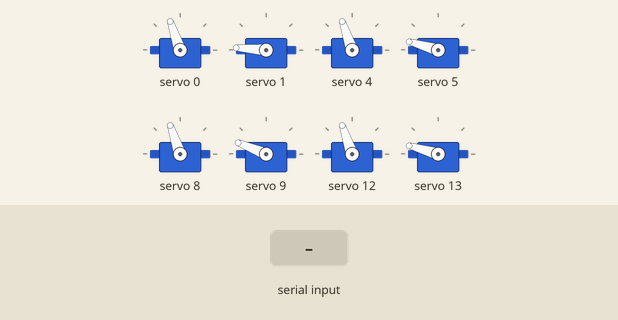
This sketch was run on a simulated Arduino Uno, built with avr-gcc and run on an emulated ATmega328P. On the bench: 8 × servo. The test bench sets the inputs (shaded band).

Above: at 2.3 s.
2.4 s: "F" received over Serial
At 4.1 s:
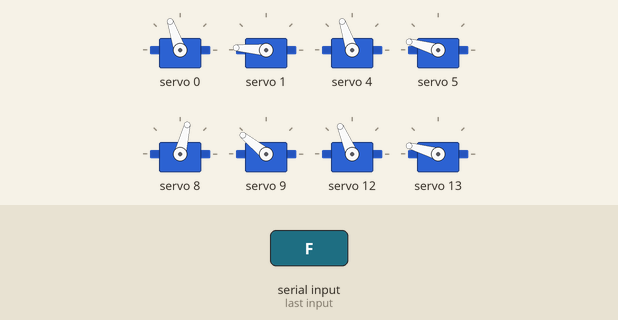
5.4 s: "B" received over Serial
At 7.7 s:
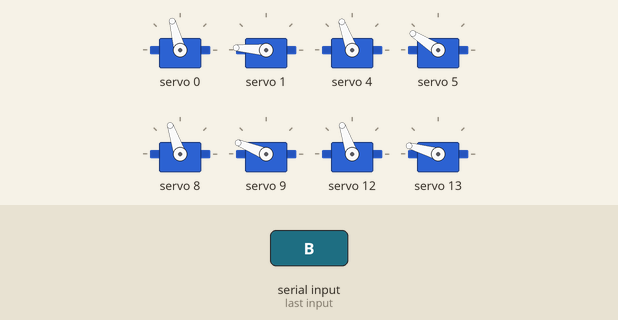
8.4 s: "L" received over Serial
At 10.0 s:
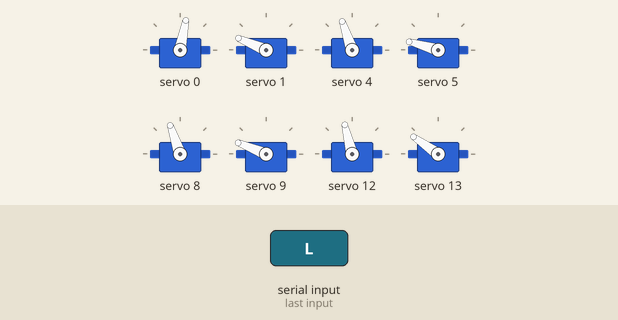
10.3 s: "R" received over Serial
At 12.2 s:
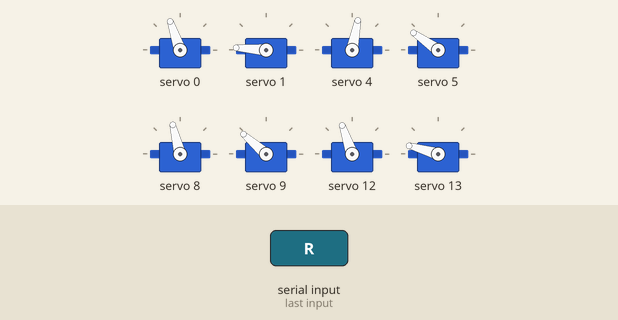
12.6 s: "B" received over Serial
At 13.8 s:
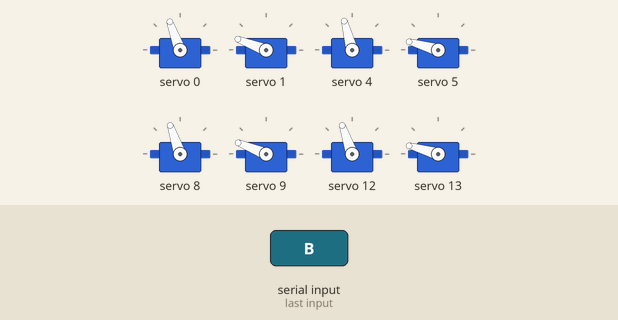
15.6 s: "S" received over Serial
At 16.5 s:
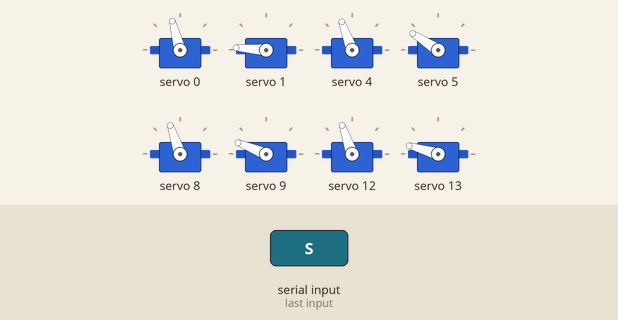
Timing chart, 0 to 18.1 s (numbered marks = the images above; inputs shaded):
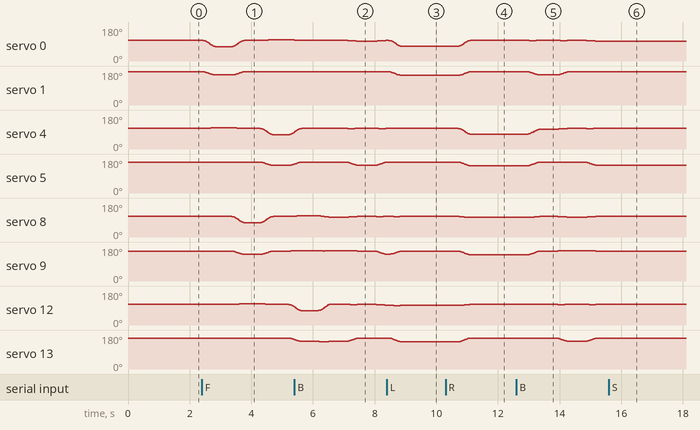

Measured:
- after the input at 2.4 s, servo 12: rises from 109° to 113° in 0.22 s, then falls to 96° in 1.7 s; servo 13: 164° → 156° after 2.8 s
- after the input at 5.4 s, servo 1: stops changing and stays 176°
- after the input at 8.4 s, servo 4: stops changing and stays 109°
- after the input at 10.3 s, servo 0: moves from 79° to 109° over 0.37 s, starting after 0.44 s; servo 1: moves from 157° to 176° over 0.34 s, starting after 0.44 s; servo 4: moves from 109° to 79° over 0.36 s, starting after 0.42 s; servo 5: moves from 164° to 145° over 0.31 s, starting after 0.44 s; servo 8: 109° → 104° after 0.44 s
- after the input at 12.6 s, servo 5: rises from 145° to 164° in 0.34 s, then falls to 147° in 1.8 s; servo 9: rises from 139° to 159° in 0.98 s, then falls to 158° in 1.2 s
- after the input at 15.6 s, servo 0: stops changing and stays 105°; servo 1: stops changing and stays 176°; servo 4: stops changing and stays 110°; servo 5: stays 147° (without the input it goes to 148° after 0.20 s); servo 8, servo 12: stops changing and stays 109°

The sketch:

code_v3.ino
```cpp
#include <Wire.h>
#include <math.h>
#include <Adafruit_PWMServoDriver.h>

Adafruit_PWMServoDriver pwm = Adafruit_PWMServoDriver();
#define SERVO_FREQ 50

/************ SERVO CENTER (CALIBRATED) ************/
int servoCenter[16] = {
  1500, 1625, 0, 0,   // FL Hip, FL Knee
  1500, 1500, 0, 0,   // FR Hip, FR Knee
  1500, 1445, 0, 0,   // BR Hip, BR Knee
  1500, 1500, 0, 0    // BL Hip, BL Knee
};

/************ LEG STATE ************/
float x[4], c[4];     // current position
float tx[4], tc[4];   // target position

/************ BLUETOOTH ************/
char btCmd = 'S';
bool isWalking = false;
unsigned long lastStepTime = 0;
int stepIndex = 0;

/************ FUNCTION DECLARATIONS ************/
void IK();
void writeServo(int ch, int offset);
void smoothMove(int durationMs);
void walkForward();
void walkBackward();
void turnLeft();
void turnRight();

/*************************************************************/

void setup() {
  Serial.begin(9600);

  pwm.begin();
  pwm.setOscillatorFrequency(25000000);
  pwm.setPWMFreq(SERVO_FREQ);
  delay(30);

  // Initial stand pose
  for (int i = 0; i < 4; i++) {
    x[i] = tx[i] = 0;
    c[i] = tc[i] = 140;
  }

  smoothMove(800);   // smooth stand-up
}

/*************************************************************/

void loop() {

  // -------- Bluetooth Read --------
  if (Serial.available()) {
    btCmd = Serial.read();

    if (btCmd == 'F' || btCmd == 'B') isWalking = true;
    if (btCmd == 'S') isWalking = false;
  }

  // -------- Motion State Machine --------
  if (isWalking) {
    if (btCmd == 'F') walkForward();
    if (btCmd == 'B') walkBackward();
  }

  if (btCmd == 'L') turnLeft();
  if (btCmd == 'R') turnRight();
}

/*************************************************************/
// ---------------- WALKING (STABLE CRAWL) -------------------

void walkForward() {
  if (millis() - lastStepTime < 450) return;

  int order[4] = {0, 2, 1, 3};   // FL, BR, FR, BL
  int leg = order[stepIndex];

  // reset target
  for (int i = 0; i < 4; i++) {
    tx[i] = 0;
    tc[i] = 140;
  }

  // BODY WEIGHT SHIFT (CRITICAL FOR MOVEMENT)
  if (leg == 0) tx[1] = -10;
  if (leg == 1) tx[0] = -10;
  if (leg == 2) tx[3] = -10;
  if (leg == 3) tx[2] = -10;

  // step
  tc[leg] = 110;
  tx[leg] = 35;

  smoothMove(320);

  stepIndex = (stepIndex + 1) % 4;
  lastStepTime = millis();
}

void walkBackward() {
  if (millis() - lastStepTime < 450) return;

  int order[4] = {3, 1, 2, 0};   // BL, FR, BR, FL
  int leg = order[stepIndex];

  for (int i = 0; i < 4; i++) {
    tx[i] = 0;
    tc[i] = 140;
  }

  if (leg == 0) tx[1] = 10;
  if (leg == 1) tx[0] = 10;
  if (leg == 2) tx[3] = 10;
  if (leg == 3) tx[2] = 10;

  tc[leg] = 110;
  tx[leg] = -35;

  smoothMove(320);

  stepIndex = (stepIndex + 1) % 4;
  lastStepTime = millis();
}

/*************************************************************/
// ---------------- TURNING -------------------

void turnLeft() {
  tx[0] = 25;  tc[0] = 110;
  tx[3] = -25; tc[3] = 110;
  tx[1] = tx[2] = 0;
  tc[1] = tc[2] = 140;
  smoothMove(300);
}

void turnRight() {
  tx[1] = 25;  tc[1] = 110;
  tx[2] = -25; tc[2] = 110;
  tx[0] = tx[3] = 0;
  tc[0] = tc[3] = 140;
  smoothMove(300);
}

/*************************************************************/
// ---------------- SMOOTH INTERPOLATION ---------------------

void smoothMove(int durationMs) {
  int steps = durationMs / 20;
  if (steps < 1) steps = 1;

  float sx[4], sc[4];
  for (int i = 0; i < 4; i++) {
    sx[i] = x[i];
    sc[i] = c[i];
  }

  for (int s = 0; s <= steps; s++) {
    float t = (float)s / steps;
    t = t * t * (3 - 2 * t);   // smoothstep easing

    for (int i = 0; i < 4; i++) {
      x[i] = sx[i] + (tx[i] - sx[i]) * t;
      c[i] = sc[i] + (tc[i] - sc[i]) * t;
    }

    IK();
    delay(20);
  }
}

/*************************************************************/
// ---------------- PCA9685 SERVO WRITE ----------------------

void writeServo(int channel, int offset) {
  int pulse = servoCenter[channel] + offset;
  pulse = constrain(pulse, 500, 2500);
  pwm.writeMicroseconds(channel, pulse);
}

/*************************************************************/
// ---------------- 2-DOF INVERSE KINEMATICS -----------------

void IK() {
  float a = 80;
  float b = 140;

  for (int n = 0; n < 4; n++) {

    float D = sqrt(x[n]*x[n] + c[n]*c[n]);
    D = constrain(D, abs(a - b), a + b);

    float knee = acos((a*a + b*b - D*D) / (2*a*b));
    float hip  = atan2(c[n], x[n]) -
                 acos((a*a + D*D - b*b) / (2*a*D));

    knee *= 180 / PI;
    hip  *= 180 / PI;

    int hipServo, kneeServo;

    if (n == 0) { hipServo = 0;  kneeServo = 1;  }   // FL
    if (n == 1) { hipServo = 4;  kneeServo = 5;  }   // FR
    if (n == 2) { hipServo = 8;  kneeServo = 9;  }   // BR
    if (n == 3) { hipServo = 12; kneeServo = 13; }   // BL

    writeServo(hipServo,  hip  * 10);
    writeServo(kneeServo, knee * 10);
  }
}
```
